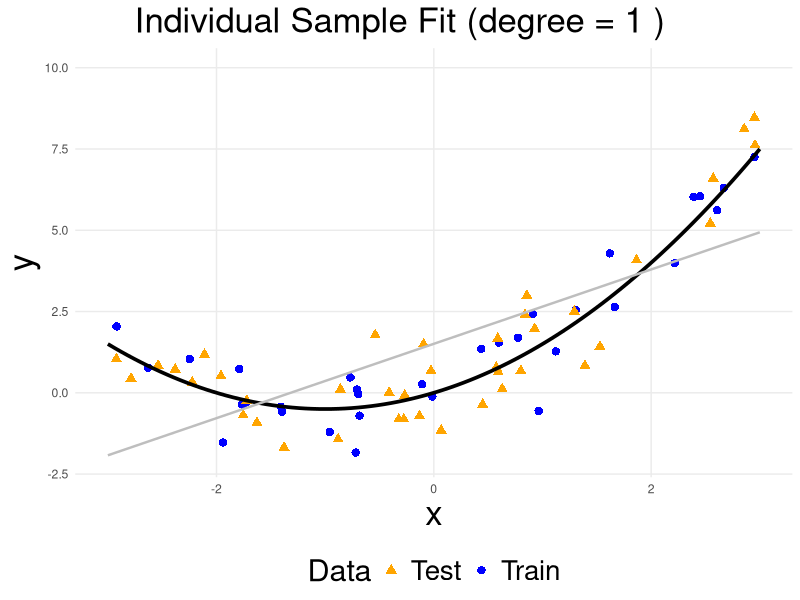
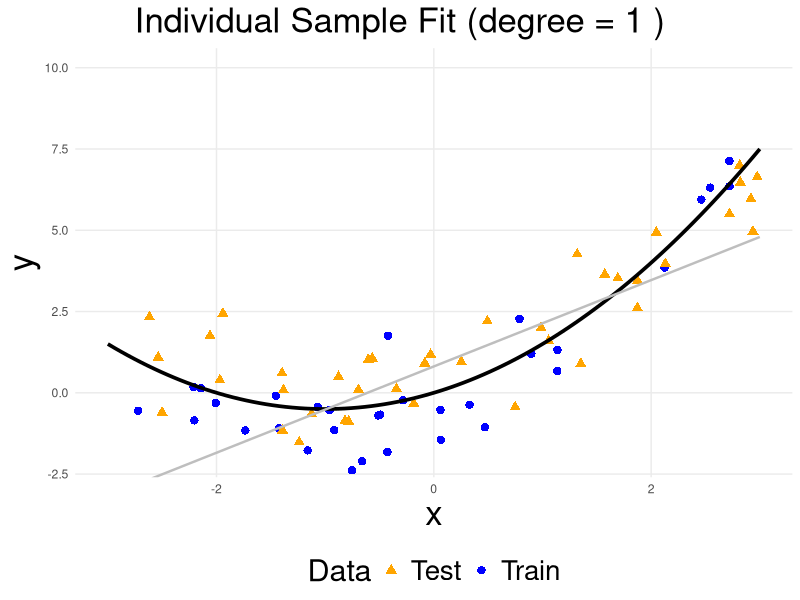
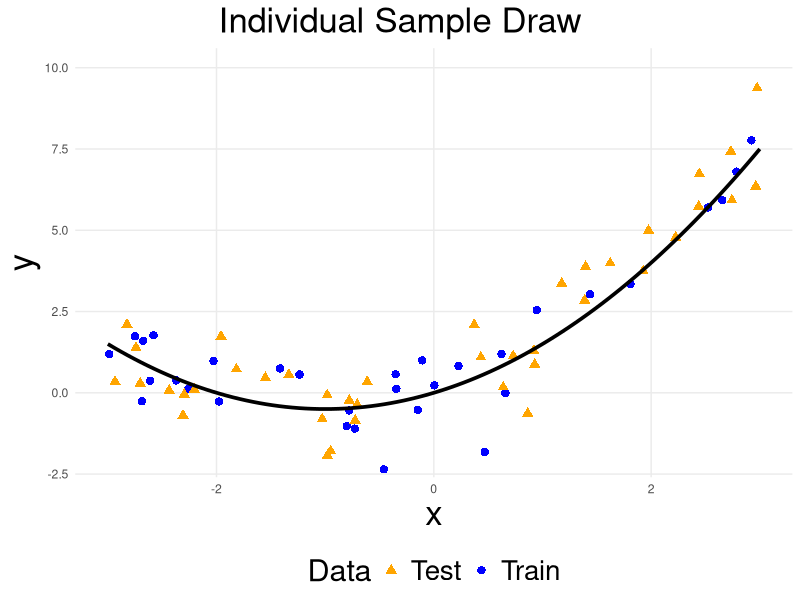

The R script that drew these images, in order:
### This script generates the auxiliary plots for the bias-variance-decomposition simulation chunk
# It creates one plot showing the true function and two random train/test splits with linear fit
# and one plot showing the true function and a train/test split without a fit line

library(ggplot2)

# Core definitions
generate_dataset <- function(n, error_std = 1) {
  x <- runif(n, -3, 3)
  y_true <- x + 0.5 * x^2
  y <- y_true + rnorm(n, sd = error_std)
  list(x = x, y = y, y_true = y_true)
}

calculate_polynomial <- function(coef, poly_grade, x) {
  y <- coef[1]
  for (i in 2:(poly_grade + 1)) {
    y <- y + coef[i] * x^(i - 1)
  }
  return(y)
}

train_model <- function(x, y, poly_grade) {
  coef(lm(y ~ poly(x, poly_grade, raw = TRUE)))
}

# Global params
set.seed(1)
error_std <- 1
lwidth = 1.4

#### Additional plots showing two draws from the DGP for didactic purposes
plot_sample_fit <- function(idx, train_size, test_size, poly_degree, error_std, prefix_path, show_fit = TRUE, show_test=TRUE) {
  train_data <- generate_dataset(train_size, error_std)
  test_data <- generate_dataset(test_size, error_std)
  
  x_plot <- seq(-3, 3, length.out = 100)
  y_true_plot <- x_plot + 0.5 * x_plot^2
  
  if (show_fit) {
    coef_fit <- train_model(train_data$x, train_data$y, poly_degree)
    y_fit_plot <- calculate_polynomial(coef_fit, poly_degree, x_plot)
    df_fit <- data.frame(x = x_plot, y = y_fit_plot)
  }
  
  df_train <- data.frame(x = train_data$x, y = train_data$y, set = "Train")
  df_test  <- data.frame(x = test_data$x, y = test_data$y, set = "Test")
  df_points <- rbind(df_train, df_test)
  
  df_true <- data.frame(x = x_plot, y = y_true_plot)
  
  # Determine dynamic title
  title_str <- if (show_fit) {
    paste("Individual Sample Fit (degree =", poly_degree, ")")
  } else {
    "Individual Sample Draw"
  }
  
  # Construct plot
  g <- ggplot() +
    #geom_point(data = df_train, aes(x = x, y = y, shape = set, color = set), size = 2.5) +
    #geom_point(data = df_test, aes(x = x, y = y), shape = 17, color = "orange", size = 2.5) + 
    geom_point(data = df_points,
               aes(x = x, y = y, shape = set, color = set), size = 2.5) +
    scale_shape_manual(values = c("Train" = 16, "Test" = 17)) +
    scale_color_manual(values = c("Train" = "blue", "Test" = "orange")) +
    geom_line(data = df_true, aes(x = x, y = y), color = "black", linewidth = 0.9 * lwidth) +
    labs(title = title_str,
         x = "x", y = "y", color = "Data", shape = "Data") +
    coord_cartesian(ylim = c(-2, 10)) +
    theme_minimal() +
    theme(
      axis.title.x = element_text(size = 25),
      axis.title.y = element_text(size = 25),
      #panel.grid.major = element_blank(),  
      panel.grid.minor = element_blank(),
      plot.title = element_text(size = 25, hjust = 0.5),
      plot.title.position = "plot",
      legend.position = "bottom",
      legend.title = element_text(size = 22),
      legend.text = element_text(size = 20)
    )
  
  if (show_fit) {
    g <- g + geom_line(data = df_fit, aes(x = x, y = y), color = "grey", linetype = "solid", linewidth = 0.6 * lwidth)
  }
  
  ggsave(paste0(prefix_path, "plots_bias_var_aux_", idx, ".png"), g, width = 6, height = 4)
}


# Plot two random sample fits with linear models 
plot_sample_fit(1, train_size = 32, test_size = 40, poly_degree = 1, error_std = error_std, 
                prefix_path = "../figure/", show_test=FALSE)
plot_sample_fit(2, train_size = 32, test_size = 40, poly_degree = 1, error_std = error_std, 
                prefix_path = "../figure/", show_test=FALSE)
plot_sample_fit(3, train_size = 32, test_size = 40, poly_degree = 1, error_std = error_std, 
                prefix_path = "../figure/", show_fit = FALSE, show_test = TRUE)
